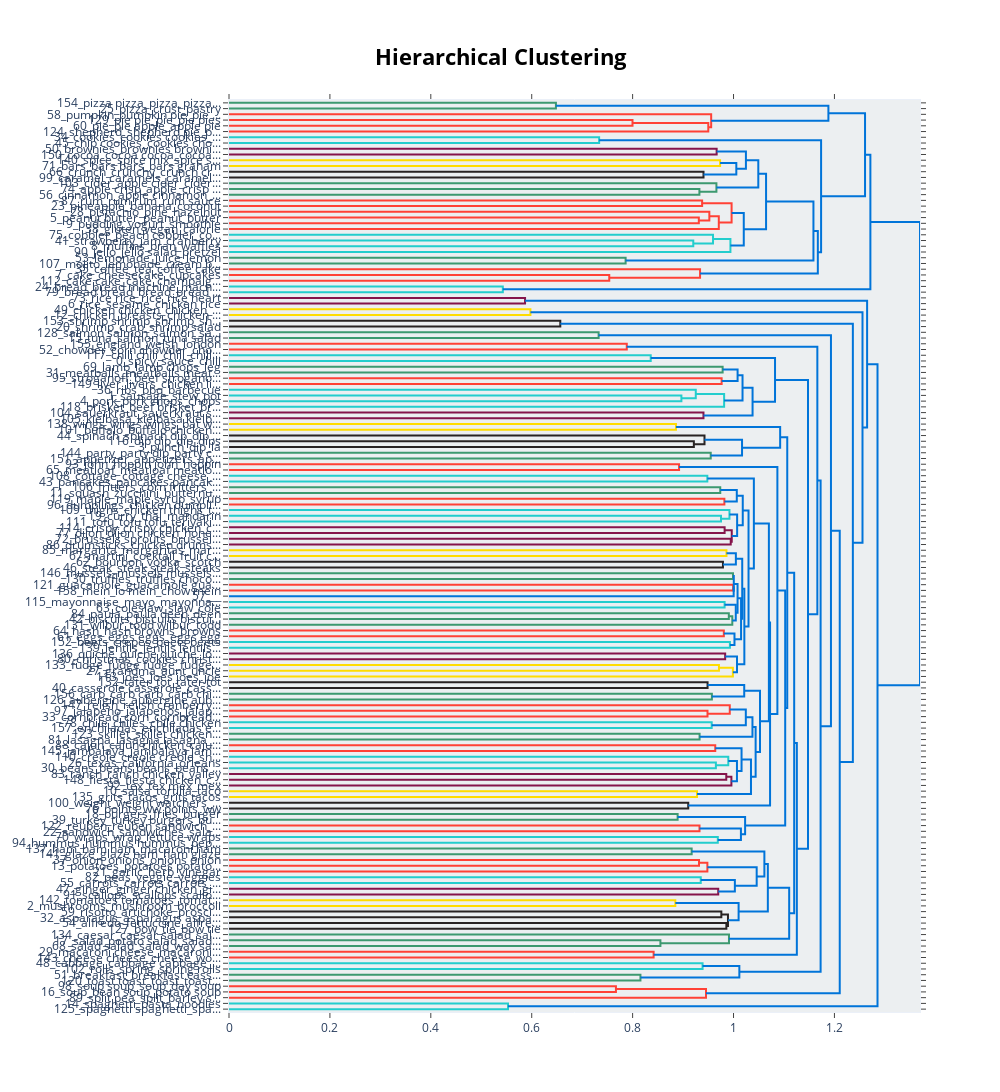

Source (notebook cell):
### Code cell
topic_model_test.visualize_hierarchy()

### Figure 1 — Plotly figure (JSON) as saved in the notebook; plotly's stock layout.template omitted (floating-point values rounded to 4 significant figures; data arrays with more than 128 entries replaced by an {"elided": "..."} marker saying what was removed)
{"data": [{"hoverinfo": "text", "marker": {"color": "rgb(61,153,112)"}, "mode": "lines", "type": "scatter", "x": [0, 0.648, 0.648, 0], "xaxis": "x", "y": [-5, -5, -15, -15], "yaxis": "y"}, {"hoverinfo": "text", "marker": {"color": "rgb(255,65,54)"}, "mode": "lines", "type": "scatter", "x": [0, 0.7998, 0.7998, 0], "xaxis": "x", "y": [-35, -35, -45, -45], "yaxis": "y"}, {"hoverinfo": "text", "marker": {"color": "rgb(255,65,54)"}, "mode": "lines", "type": "scatter", "x": [0.7998, 0.95, 0.95, 0], "xaxis": "x", "y": [-40, -40, -55, -55], "yaxis": "y"}, {"hoverinfo": "text", "marker": {"color": "rgb(255,65,54)"}, "mode": "lines", "type": "scatter", "x": [0, 0.9557, 0.9557, 0.95], "xaxis": "x", "y": [-25, -25, -47.5, -47.5], "yaxis": "y"}, {"hoverinfo": "text", "marker": {"color": "rgb(0,116,217)"}, "mode": "lines", "type": "scatter", "x": [0.648, 1.188, 1.188, 0.9557], "xaxis": "x", "y": [-10, -10, -36.25, -36.25], "yaxis": "y"}, {"hoverinfo": "text", "marker": {"color": "rgb(35,205,205)"}, "mode": "lines", "type": "scatter", "x": [0, 0.7336, 0.7336, 0], "xaxis": "x", "y": [-65, -65, -75, -75], "yaxis": "y"}, {"hoverinfo": "text", "marker": {"color": "rgb(133,20,75)"}, "mode": "lines", "type": "scatter", "x": [0, 0.9665, 0.9665, 0], "xaxis": "x", "y": [-85, -85, -95, -95], "yaxis": "y"}, {"hoverinfo": "text", "marker": {"color": "rgb(255,220,0)"}, "mode": "lines", "type": "scatter", "x": [0, 0.9734, 0.9734, 0], "xaxis": "x", "y": [-105, -105, -115, -115], "yaxis": "y"}, {"hoverinfo": "text", "marker": {"color": "rgb(40,35,35)"}, "mode": "lines", "type": "scatter", "x": [0, 0.9405, 0.9405, 0], "xaxis": "x", "y": [-125, -125, -135, -135], "yaxis": "y"}, {"hoverinfo": "text", "marker": {"color": "rgb(0,116,217)"}, "mode": "lines", "type": "scatter", "x": [0.9734, 1.006, 1.006, 0.9405], "xaxis": "x", "y": [-110, -110, -130, -130], "yaxis": "y"}, {"hoverinfo": "text", "marker": {"color": "rgb(0,116,217)"}, "mode": "lines", "type": "scatter", "x": [0.9665, 1.025, 1.025, 1.006], "xaxis": "x", "y": [-90, -90, -120, -120], "yaxis": "y"}, {"hoverinfo": "text", "marker": {"color": "rgb(61,153,112)"}, "mode": "lines", "type": "scatter", "x": [0, 0.9324, 0.9324, 0], "xaxis": "x", "y": [-155, -155, -165, -165], "yaxis": "y"}, {"hoverinfo": "text", "marker": {"color": "rgb(61,153,112)"}, "mode": "lines", "type": "scatter", "x": [0, 0.9661, 0.9661, 0.9324], "xaxis": "x", "y": [-145, -145, -160, -160], "yaxis": "y"}, {"hoverinfo": "text", "marker": {"color": "rgb(0,116,217)"}, "mode": "lines", "type": "scatter", "x": [1.025, 1.049, 1.049, 0.9661], "xaxis": "x", "y": [-105, -105, -152.5, -152.5], "yaxis": "y"}, {"hoverinfo": "text", "marker": {"color": "rgb(255,65,54)"}, "mode": "lines", "type": "scatter", "x": [0, 0.9378, 0.9378, 0], "xaxis": "x", "y": [-175, -175, -185, -185], "yaxis": "y"}, {"hoverinfo": "text", "marker": {"color": "rgb(255,65,54)"}, "mode": "lines", "type": "scatter", "x": [0, 0.9312, 0.9312, 0], "xaxis": "x", "y": [-205, -205, -215, -215], "yaxis": "y"}, {"hoverinfo": "text", "marker": {"color": "rgb(255,65,54)"}, "mode": "lines", "type": "scatter", "x": [0, 0.9521, 0.9521, 0.9312], "xaxis": "x", "y": [-195, -195, -210, -210], "yaxis": "y"}, {"hoverinfo": "text", "marker": {"color": "rgb(255,65,54)"}, "mode": "lines", "type": "scatter", "x": [0.9521, 0.9708, 0.9708, 0], "xaxis": "x", "y": [-202.5, -202.5, -225, -225], "yaxis": "y"}, {"hoverinfo": "text", "marker": {"color": "rgb(255,65,54)"}, "mode": "lines", "type": "scatter", "x": [0.9378, 0.9962, 0.9962, 0.9708], "xaxis": "x", "y": [-180, -180, -213.8, -213.8], "yaxis": "y"}, {"hoverinfo": "text", "marker": {"color": "rgb(35,205,205)"}, "mode": "lines", "type": "scatter", "x": [0, 0.9202, 0.9202, 0], "xaxis": "x", "y": [-245, -245, -255, -255], "yaxis": "y"}, {"hoverinfo": "text", "marker": {"color": "rgb(35,205,205)"}, "mode": "lines", "type": "scatter", "x": [0, 0.9594, 0.9594, 0.9202], "xaxis": "x", "y": [-235, -235, -250, -250], "yaxis": "y"}, {"hoverinfo": "text", "marker": {"color": "rgb(35,205,205)"}, "mode": "lines", "type": "scatter", "x": [0.9594, 0.9938, 0.9938, 0], "xaxis": "x", "y": [-242.5, -242.5, -265, -265], "yaxis": "y"}, {"hoverinfo": "text", "marker": {"color": "rgb(0,116,217)"}, "mode": "lines", "type": "scatter", "x": [0.9962, 1.02, 1.02, 0.9938], "xaxis": "x", "y": [-196.9, -196.9, -253.8, -253.8], "yaxis": "y"}, {"hoverinfo": "text", "marker": {"color": "rgb(0,116,217)"}, "mode": "lines", "type": "scatter", "x": [1.049, 1.065, 1.065, 1.02], "xaxis": "x", "y": [-128.8, -128.8, -225.3, -225.3], "yaxis": "y"}, {"hoverinfo": "text", "marker": {"color": "rgb(61,153,112)"}, "mode": "lines", "type": "scatter", "x": [0, 0.7861, 0.7861, 0], "xaxis": "x", "y": [-275, -275, -285, -285], "yaxis": "y"}, {"hoverinfo": "text", "marker": {"color": "rgb(0,116,217)"}, "mode": "lines", "type": "scatter", "x": [1.065, 1.158, 1.158, 0.7861], "xaxis": "x", "y": [-177.0, -177.0, -280, -280], "yaxis": "y"}, {"hoverinfo": "text", "marker": {"color": "rgb(255,65,54)"}, "mode": "lines", "type": "scatter", "x": [0, 0.7537, 0.7537, 0], "xaxis": "x", "y": [-305, -305, -315, -315], "yaxis": "y"}, {"hoverinfo": "text", "marker": {"color": "rgb(255,65,54)"}, "mode": "lines", "type": "scatter", "x": [0, 0.9337, 0.9337, 0.7537], "xaxis": "x", "y": [-295, -295, -310, -310], "yaxis": "y"}, {"hoverinfo": "text", "marker": {"color": "rgb(0,116,217)"}, "mode": "lines", "type": "scatter", "x": [1.158, 1.167, 1.167, 0.9337], "xaxis": "x", "y": [-228.5, -228.5, -302.5, -302.5], "yaxis": "y"}, {"hoverinfo": "text", "marker": {"color": "rgb(0,116,217)"}, "mode": "lines", "type": "scatter", "x": [0.7336, 1.174, 1.174, 1.167], "xaxis": "x", "y": [-70, -70, -265.5, -265.5], "yaxis": "y"}, {"hoverinfo": "text", "marker": {"color": "rgb(0,116,217)"}, "mode": "lines", "type": "scatter", "x": [1.188, 1.261, 1.261, 1.174], "xaxis": "x", "y": [-23.12, -23.12, -167.8, -167.8], "yaxis": "y"}, {"hoverinfo": "text", "marker": {"color": "rgb(35,205,205)"}, "mode": "lines", "type": "scatter", "x": [0, 0.5427, 0.5427, 0], "xaxis": "x", "y": [-325, -325, -335, -335], "yaxis": "y"}, {"hoverinfo": "text", "marker": {"color": "rgb(0,116,217)"}, "mode": "lines", "type": "scatter", "x": [1.261, 1.271, 1.271, 0.5427], "xaxis": "x", "y": [-95.44, -95.44, -330, -330], "yaxis": "y"}, {"hoverinfo": "text", "marker": {"color": "rgb(133,20,75)"}, "mode": "lines", "type": "scatter", "x": [0, 0.5868, 0.5868, 0], "xaxis": "x", "y": [-345, -345, -355, -355], "yaxis": "y"}, {"hoverinfo": "text", "marker": {"color": "rgb(255,220,0)"}, "mode": "lines", "type": "scatter", "x": [0, 0.5974, 0.5974, 0], "xaxis": "x", "y": [-365, -365, -375, -375], "yaxis": "y"}, {"hoverinfo": "text", "marker": {"color": "rgb(40,35,35)"}, "mode": "lines", "type": "scatter", "x": [0, 0.6567, 0.6567, 0], "xaxis": "x", "y": [-385, -385, -395, -395], "yaxis": "y"}, {"hoverinfo": "text", "marker": {"color": "rgb(61,153,112)"}, "mode": "lines", "type": "scatter", "x": [0, 0.7326, 0.7326, 0], "xaxis": "x", "y": [-405, -405, -415, -415], "yaxis": "y"}, {"hoverinfo": "text", "marker": {"color": "rgb(255,65,54)"}, "mode": "lines", "type": "scatter", "x": [0, 0.7884, 0.7884, 0], "xaxis": "x", "y": [-425, -425, -435, -435], "yaxis": "y"}, {"hoverinfo": "text", "marker": {"color": "rgb(35,205,205)"}, "mode": "lines", "type": "scatter", "x": [0, 0.8359, 0.8359, 0], "xaxis": "x", "y": [-445, -445, -455, -455], "yaxis": "y"}, {"hoverinfo": "text", "marker": {"color": "rgb(61,153,112)"}, "mode": "lines", "type": "scatter", "x": [0, 0.9784, 0.9784, 0], "xaxis": "x", "y": [-465, -465, -475, -475], "yaxis": "y"}, {"hoverinfo": "text", "marker": {"color": "rgb(255,65,54)"}, "mode": "lines", "type": "scatter", "x": [0, 0.9764, 0.9764, 0], "xaxis": "x", "y": [-485, -485, -495, -495], "yaxis": "y"}, {"hoverinfo": "text", "marker": {"color": "rgb(0,116,217)"}, "mode": "lines", "type": "scatter", "x": [0.9784, 1.008, 1.008, 0.9764], "xaxis": "x", "y": [-470, -470, -490, -490], "yaxis": "y"}, {"hoverinfo": "text", "marker": {"color": "rgb(35,205,205)"}, "mode": "lines", "type": "scatter", "x": [0, 0.8967, 0.8967, 0], "xaxis": "x", "y": [-515, -515, -525, -525], "yaxis": "y"}, {"hoverinfo": "text", "marker": {"color": "rgb(35,205,205)"}, "mode": "lines", "type": "scatter", "x": [0, 0.9252, 0.9252, 0.8967], "xaxis": "x", "y": [-505, -505, -520, -520], "yaxis": "y"}, {"hoverinfo": "text", "marker": {"color": "rgb(35,205,205)"}, "mode": "lines", "type": "scatter", "x": [0.9252, 0.9814, 0.9814, 0], "xaxis": "x", "y": [-512.5, -512.5, -535, -535], "yaxis": "y"}, {"hoverinfo": "text", "marker": {"color": "rgb(0,116,217)"}, "mode": "lines", "type": "scatter", "x": [1.008, 1.018, 1.018, 0.9814], "xaxis": "x", "y": [-480, -480, -523.8, -523.8], "yaxis": "y"}, {"hoverinfo": "text", "marker": {"color": "rgb(133,20,75)"}, "mode": "lines", "type": "scatter", "x": [0, 0.9405, 0.9405, 0], "xaxis": "x", "y": [-545, -545, -555, -555], "yaxis": "y"}, {"hoverinfo": "text", "marker": {"color": "rgb(0,116,217)"}, "mode": "lines", "type": "scatter", "x": [1.018, 1.038, 1.038, 0.9405], "xaxis": "x", "y": [-501.9, -501.9, -550, -550], "yaxis": "y"}, {"hoverinfo": "text", "marker": {"color": "rgb(0,116,217)"}, "mode": "lines", "type": "scatter", "x": [0.8359, 1.082, 1.082, 1.038], "xaxis": "x", "y": [-450, -450, -525.9, -525.9], "yaxis": "y"}, {"hoverinfo": "text", "marker": {"color": "rgb(255,220,0)"}, "mode": "lines", "type": "scatter", "x": [0, 0.8859, 0.8859, 0], "xaxis": "x", "y": [-565, -565, -575, -575], "yaxis": "y"}, {"hoverinfo": "text", "marker": {"color": "rgb(40,35,35)"}, "mode": "lines", "type": "scatter", "x": [0, 0.9214, 0.9214, 0], "xaxis": "x", "y": [-595, -595, -605, -605], "yaxis": "y"}, {"hoverinfo": "text", "marker": {"color": "rgb(40,35,35)"}, "mode": "lines", "type": "scatter", "x": [0, 0.9425, 0.9425, 0.9214], "xaxis": "x", "y": [-585, -585, -600, -600], "yaxis": "y"}, {"hoverinfo": "text", "marker": {"color": "rgb(61,153,112)"}, "mode": "lines", "type": "scatter", "x": [0, 0.9548, 0.9548, 0], "xaxis": "x", "y": [-615, -615, -625, -625], "yaxis": "y"}, {"hoverinfo": "text", "marker": {"color": "rgb(0,116,217)"}, "mode": "lines", "type": "scatter", "x": [0.9425, 1.017, 1.017, 0.9548], "xaxis": "x", "y": [-592.5, -592.5, -620, -620], "yaxis": "y"}, {"hoverinfo": "text", "marker": {"color": "rgb(0,116,217)"}, "mode": "lines", "type": "scatter", "x": [0.8859, 1.092, 1.092, 1.017], "xaxis": "x", "y": [-570, -570, -606.2, -606.2], "yaxis": "y"}, {"hoverinfo": "text", "marker": {"color": "rgb(255,65,54)"}, "mode": "lines", "type": "scatter", "x": [0, 0.8921, 0.8921, 0], "xaxis": "x", "y": [-635, -635, -645, -645], "yaxis": "y"}, {"hoverinfo": "text", "marker": {"color": "rgb(35,205,205)"}, "mode": "lines", "type": "scatter", "x": [0, 0.9481, 0.9481, 0], "xaxis": "x", "y": [-655, -655, -665, -665], "yaxis": "y"}, {"hoverinfo": "text", "marker": {"color": "rgb(61,153,112)"}, "mode": "lines", "type": "scatter", "x": [0, 0.9737, 0.9737, 0], "xaxis": "x", "y": [-675, -675, -685, -685], "yaxis": "y"}, {"hoverinfo": "text", "marker": {"color": "rgb(255,65,54)"}, "mode": "lines", "type": "scatter", "x": [0, 0.9819, 0.9819, 0], "xaxis": "x", "y": [-695, -695, -705, -705], "yaxis": "y"}, {"hoverinfo": "text", "marker": {"color": "rgb(0,116,217)"}, "mode": "lines", "type": "scatter", "x": [0.9737, 1.006, 1.006, 0.9819], "xaxis": "x", "y": [-680, -680, -700, -700], "yaxis": "y"}, {"hoverinfo": "text", "marker": {"color": "rgb(35,205,205)"}, "mode": "lines", "type": "scatter", "x": [0, 0.9752, 0.9752, 0], "xaxis": "x", "y": [-725, -725, -735, -735], "yaxis": "y"}, {"hoverinfo": "text", "marker": {"color": "rgb(35,205,205)"}, "mode": "lines", "type": "scatter", "x": [0, 0.9919, 0.9919, 0.9752], "xaxis": "x", "y": [-715, -715, -730, -730], "yaxis": "y"}, {"hoverinfo": "text", "marker": {"color": "rgb(133,20,75)"}, "mode": "lines", "type": "scatter", "x": [0, 0.9824, 0.9824, 0], "xaxis": "x", "y": [-745, -745, -755, -755], "yaxis": "y"}, {"hoverinfo": "text", "marker": {"color": "rgb(133,20,75)"}, "mode": "lines", "type": "scatter", "x": [0, 0.9945, 0.9945, 0], "xaxis": "x", "y": [-765, -765, -775, -775], "yaxis": "y"}, {"hoverinfo": "text", "marker": {"color": "rgb(133,20,75)"}, "mode": "lines", "type": "scatter", "x": [0.9824, 0.9965, 0.9965, 0.9945], "xaxis": "x", "y": [-750, -750, -770, -770], "yaxis": "y"}, {"hoverinfo": "text", "marker": {"color": "rgb(0,116,217)"}, "mode": "lines", "type": "scatter", "x": [0.9919, 1.007, 1.007, 0.9965], "xaxis": "x", "y": [-722.5, -722.5, -760, -760], "yaxis": "y"}, {"hoverinfo": "text", "marker": {"color": "rgb(0,116,217)"}, "mode": "lines", "type": "scatter", "x": [1.006, 1.018, 1.018, 1.007], "xaxis": "x", "y": [-690, -690, -741.2, -741.2], "yaxis": "y"}, {"hoverinfo": "text", "marker": {"color": "rgb(255,220,0)"}, "mode": "lines", "type": "scatter", "x": [0, 0.986, 0.986, 0], "xaxis": "x", "y": [-785, -785, -795, -795], "yaxis": "y"}, {"hoverinfo": "text", "marker": {"color": "rgb(40,35,35)"}, "mode": "lines", "type": "scatter", "x": [0, 0.979, 0.979, 0], "xaxis": "x", "y": [-805, -805, -815, -815], "yaxis": "y"}, {"hoverinfo": "text", "marker": {"color": "rgb(0,116,217)"}, "mode": "lines", "type": "scatter", "x": [0.986, 1.005, 1.005, 0.979], "xaxis": "x", "y": [-790, -790, -810, -810], "yaxis": "y"}, {"hoverinfo": "text", "marker": {"color": "rgb(61,153,112)"}, "mode": "lines", "type": "scatter", "x": [0, 0.9989, 0.9989, 0], "xaxis": "x", "y": [-825, -825, -835, -835], "yaxis": "y"}, {"hoverinfo": "text", "marker": {"color": "rgb(255,65,54)"}, "mode": "lines", "type": "scatter", "x": [0, 0.9991, 0.9991, 0], "xaxis": "x", "y": [-845, -845, -855, -855], "yaxis": "y"}, {"hoverinfo": "text", "marker": {"color": "rgb(0,116,217)"}, "mode": "lines", "type": "scatter", "x": [0.9991, 1.0, 1.0, 0], "xaxis": "x", "y": [-850, -850, -865, -865], "yaxis": "y"}, {"hoverinfo": "text", "marker": {"color": "rgb(0,116,217)"}, "mode": "lines", "type": "scatter", "x": [0.9989, 1.001, 1.001, 1.0], "xaxis": "x", "y": [-830, -830, -857.5, -857.5], "yaxis": "y"}, {"hoverinfo": "text", "marker": {"color": "rgb(35,205,205)"}, "mode": "lines", "type": "scatter", "x": [0, 0.9823, 0.9823, 0], "xaxis": "x", "y": [-875, -875, -885, -885], "yaxis": "y"}, {"hoverinfo": "text", "marker": {"color": "rgb(61,153,112)"}, "mode": "lines", "type": "scatter", "x": [0, 0.9907, 0.9907, 0], "xaxis": "x", "y": [-895, -895, -905, -905], "yaxis": "y"}, {"hoverinfo": "text", "marker": {"color": "rgb(61,153,112)"}, "mode": "lines", "type": "scatter", "x": [0.9907, 0.9976, 0.9976, 0], "xaxis": "x", "y": [-900, -900, -915, -915], "yaxis": "y"}, {"hoverinfo": "text", "marker": {"color": "rgb(0,116,217)"}, "mode": "lines", "type": "scatter", "x": [0.9823, 1.004, 1.004, 0.9976], "xaxis": "x", "y": [-880, -880, -907.5, -907.5], "yaxis": "y"}, {"hoverinfo": "text", "marker": {"color": "rgb(0,116,217)"}, "mode": "lines", "type": "scatter", "x": [1.001, 1.008, 1.008, 1.004], "xaxis": "x", "y": [-843.8, -843.8, -893.8, -893.8], "yaxis": "y"}, {"hoverinfo": "text", "marker": {"color": "rgb(255,65,54)"}, "mode": "lines", "type": "scatter", "x": [0, 0.9808, 0.9808, 0], "xaxis": "x", "y": [-925, -925, -935, -935], "yaxis": "y"}, {"hoverinfo": "text", "marker": {"color": "rgb(35,205,205)"}, "mode": "lines", "type": "scatter", "x": [0, 0.9928, 0.9928, 0], "xaxis": "x", "y": [-945, -945, -955, -955], "yaxis": "y"}, {"hoverinfo": "text", "marker": {"color": "rgb(0,116,217)"}, "mode": "lines", "type": "scatter", "x": [0.9808, 1.002, 1.002, 0.9928], "xaxis": "x", "y": [-930, -930, -950, -950], "yaxis": "y"}, {"hoverinfo": "text", "marker": {"color": "rgb(0,116,217)"}, "mode": "lines", "type": "scatter", "x": [1.008, 1.015, 1.015, 1.002], "xaxis": "x", "y": [-868.8, -868.8, -940, -940], "yaxis": "y"}, {"hoverinfo": "text", "marker": {"color": "rgb(0,116,217)"}, "mode": "lines", "type": "scatter", "x": [1.005, 1.017, 1.017, 1.015], "xaxis": "x", "y": [-800, -800, -904.4, -904.4], "yaxis": "y"}, {"hoverinfo": "text", "marker": {"color": "rgb(133,20,75)"}, "mode": "lines", "type": "scatter", "x": [0, 0.9834, 0.9834, 0], "xaxis": "x", "y": [-965, -965, -975, -975], "yaxis": "y"}, {"hoverinfo": "text", "marker": {"color": "rgb(255,220,0)"}, "mode": "lines", "type": "scatter", "x": [0, 0.9711, 0.9711, 0], "xaxis": "x", "y": [-985, -985, -995, -995], "yaxis": "y"}, {"hoverinfo": "text", "marker": {"color": "rgb(255,220,0)"}, "mode": "lines", "type": "scatter", "x": [0.9711, 0.9987, 0.9987, 0], "xaxis": "x", "y": [-990, -990, -1005, -1005], "yaxis": "y"}, {"hoverinfo": "text", "marker": {"color": "rgb(0,116,217)"}, "mode": "lines", "type": "scatter", "x": [0.9834, 1.007, 1.007, 0.9987], "xaxis": "x", "y": [-970, -970, -997.5, -997.5], "yaxis": "y"}, {"hoverinfo": "text", "marker": {"color": "rgb(0,116,217)"}, "mode": "lines", "type": "scatter", "x": [1.017, 1.021, 1.021, 1.007], "xaxis": "x", "y": [-852.2, -852.2, -983.8, -983.8], "yaxis": "y"}, {"hoverinfo": "text", "marker": {"color": "rgb(0,116,217)"}, "mode": "lines", "type": "scatter", "x": [1.018, 1.03, 1.03, 1.021], "xaxis": "x", "y": [-715.6, -715.6, -918.0, -918.0], "yaxis": "y"}, {"hoverinfo": "text", "marker": {"color": "rgb(0,116,217)"}, "mode": "lines", "type": "scatter", "x": [0.9481, 1.04, 1.04, 1.03], "xaxis": "x", "y": [-660, -660, -816.8, -816.8], "yaxis": "y"}, {"hoverinfo": "text", "marker": {"color": "rgb(40,35,35)"}, "mode": "lines", "type": "scatter", "x": [0, 0.9485, 0.9485, 0], "xaxis": "x", "y": [-1015, -1015, -1025, -1025], "yaxis": "y"}, {"hoverinfo": "text", "marker": {"color": "rgb(61,153,112)"}, "mode": "lines", "type": "scatter", "x": [0, 0.9571, 0.9571, 0], "xaxis": "x", "y": [-1035, -1035, -1045, -1045], "yaxis": "y"}, {"hoverinfo": "text", "marker": {"color": "rgb(0,116,217)"}, "mode": "lines", "type": "scatter", "x": [0.9485, 1.021, 1.021, 0.9571], "xaxis": "x", "y": [-1020, -1020, -1040, -1040], "yaxis": "y"}, {"hoverinfo": "text", "marker": {"color": "rgb(255,65,54)"}, "mode": "lines", "type": "scatter", "x": [0, 0.9484, 0.9484, 0], "xaxis": "x", "y": [-1065, -1065, -1075, -1075], "yaxis": "y"}, {"hoverinfo": "text", "marker": {"color": "rgb(255,65,54)"}, "mode": "lines", "type": "scatter", "x": [0, 0.9926, 0.9926, 0.9484], "xaxis": "x", "y": [-1055, -1055, -1070, -1070], "yaxis": "y"}, {"hoverinfo": "text", "marker": {"color": "rgb(35,205,205)"}, "mode": "lines", "type": "scatter", "x": [0, 0.9567, 0.9567, 0], "xaxis": "x", "y": [-1085, -1085, -1095, -1095], "yaxis": "y"}, {"hoverinfo": "text", "marker": {"color": "rgb(0,116,217)"}, "mode": "lines", "type": "scatter", "x": [0.9926, 1.024, 1.024, 0.9567], "xaxis": "x", "y": [-1062.0, -1062.0, -1090, -1090], "yaxis": "y"}, {"hoverinfo": "text", "marker": {"color": "rgb(61,153,112)"}, "mode": "lines", "type": "scatter", "x": [0, 0.9327, 0.9327, 0], "xaxis": "x", "y": [-1105, -1105, -1115, -1115], "yaxis": "y"}, {"hoverinfo": "text", "marker": {"color": "rgb(0,116,217)"}, "mode": "lines", "type": "scatter", "x": [1.024, 1.038, 1.038, 0.9327], "xaxis": "x", "y": [-1076.0, -1076.0, -1110, -1110], "yaxis": "y"}, {"hoverinfo": "text", "marker": {"color": "rgb(255,65,54)"}, "mode": "lines", "type": "scatter", "x": [0, 0.9638, 0.9638, 0], "xaxis": "x", "y": [-1125, -1125, -1135, -1135], "yaxis": "y"}, {"hoverinfo": "text", "marker": {"color": "rgb(35,205,205)"}, "mode": "lines", "type": "scatter", "x": [0, 0.965, 0.965, 0], "xaxis": "x", "y": [-1155, -1155, -1165, -1165], "yaxis": "y"}, {"hoverinfo": "text", "marker": {"color": "rgb(35,205,205)"}, "mode": "lines", "type": "scatter", "x": [0, 0.9896, 0.9896, 0.965], "xaxis": "x", "y": [-1145, -1145, -1160, -1160], "yaxis": "y"}, {"hoverinfo": "text", "marker": {"color": "rgb(133,20,75)"}, "mode": "lines", "type": "scatter", "x": [0, 0.9856, 0.9856, 0], "xaxis": "x", "y": [-1175, -1175, -1185, -1185], "yaxis": "y"}, {"hoverinfo": "text", "marker": {"color": "rgb(133,20,75)"}, "mode": "lines", "type": "scatter", "x": [0.9856, 0.9958, 0.9958, 0], "xaxis": "x", "y": [-1180, -1180, -1195, -1195], "yaxis": "y"}, {"hoverinfo": "text", "marker": {"color": "rgb(0,116,217)"}, "mode": "lines", "type": "scatter", "x": [0.9896, 1.007, 1.007, 0.9958], "xaxis": "x", "y": [-1152.0, -1152.0, -1188.0, -1188.0], "yaxis": "y"}, {"hoverinfo": "text", "marker": {"color": "rgb(0,116,217)"}, "mode": "lines", "type": "scatter", "x": [0.9638, 1.016, 1.016, 1.007], "xaxis": "x", "y": [-1130, -1130, -1170, -1170], "yaxis": "y"}, {"hoverinfo": "text", "marker": {"color": "rgb(255,220,0)"}, "mode": "lines", "type": "scatter", "x": [0, 0.9277, 0.9277, 0], "xaxis": "x", "y": [-1205, -1205, -1215, -1215], "yaxis": "y"}, {"hoverinfo": "text", "marker": {"color": "rgb(0,116,217)"}, "mode": "lines", "type": "scatter", "x": [1.016, 1.035, 1.035, 0.9277], "xaxis": "x", "y": [-1150, -1150, -1210, -1210], "yaxis": "y"}, {"hoverinfo": "text", "marker": {"color": "rgb(0,116,217)"}, "mode": "lines", "type": "scatter", "x": [1.038, 1.044, 1.044, 1.035], "xaxis": "x", "y": [-1093.0, -1093.0, -1180, -1180], "yaxis": "y"}, {"hoverinfo": "text", "marker": {"color": "rgb(0,116,217)"}, "mode": "lines", "type": "scatter", "x": [1.021, 1.052, 1.052, 1.044], "xaxis": "x", "y": [-1030, -1030, -1137.0, -1137.0], "yaxis": "y"}, {"hoverinfo": "text", "marker": {"color": "rgb(0,116,217)"}, "mode": "lines", "type": "scatter", "x": [1.04, 1.07, 1.07, 1.052], "xaxis": "x", "y": [-738.4, -738.4, -1083.0, -1083.0], "yaxis": "y"}, {"hoverinfo": "text", "marker": {"color": "rgb(40,35,35)"}, "mode": "lines", "type": "scatter", "x": [0, 0.9102, 0.9102, 0], "xaxis": "x", "y": [-1225, -1225, -1235, -1235], "yaxis": "y"}, {"hoverinfo": "text", "marker": {"color": "rgb(0,116,217)"}, "mode": "lines", "type": "scatter", "x": [1.07, 1.072, 1.072, 0.9102], "xaxis": "x", "y": [-910.8, -910.8, -1230, -1230], "yaxis": "y"}, {"hoverinfo": "text", "marker": {"color": "rgb(0,116,217)"}, "mode": "lines", "type": "scatter", "x": [0.8921, 1.087, 1.087, 1.072], "xaxis": "x", "y": [-640, -640, -1070.0, -1070.0], "yaxis": "y"}, {"hoverinfo": "text", "marker": {"color": "rgb(61,153,112)"}, "mode": "lines", "type": "scatter", "x": [0, 0.8892, 0.8892, 0], "xaxis": "x", "y": [-1245, -1245, -1255, -1255], "yaxis": "y"}, {"hoverinfo": "text", "marker": {"color": "rgb(255,65,54)"}, "mode": "lines", "type": "scatter", "x": [0, 0.9326, 0.9326, 0], "xaxis": "x", "y": [-1265, -1265, -1275, -1275], "yaxis": "y"}, {"hoverinfo": "text", "marker": {"color": "rgb(35,205,205)"}, "mode": "lines", "type": "scatter", "x": [0, 0.9689, 0.9689, 0], "xaxis": "x", "y": [-1285, -1285, -1295, -1295], "yaxis": "y"}, {"hoverinfo": "text", "marker": {"color": "rgb(0,116,217)"}, "mode": "lines", "type": "scatter", "x": [0.9326, 1.015, 1.015, 0.9689], "xaxis": "x", "y": [-1270, -1270, -1290, -1290], "yaxis": "y"}, {"hoverinfo": "text", "marker": {"color": "rgb(0,116,217)"}, "mode": "lines", "type": "scatter", "x": [0.8892, 1.023, 1.023, 1.015], "xaxis": "x", "y": [-1250, -1250, -1280, -1280], "yaxis": "y"}, {"hoverinfo": "text", "marker": {"color": "rgb(0,116,217)"}, "mode": "lines", "type": "scatter", "x": [1.087, 1.102, 1.102, 1.023], "xaxis": "x", "y": [-855.2, -855.2, -1265, -1265], "yaxis": "y"}, {"hoverinfo": "text", "marker": {"color": "rgb(0,116,217)"}, "mode": "lines", "type": "scatter", "x": [1.092, 1.106, 1.106, 1.102], "xaxis": "x", "y": [-588.1, -588.1, -1060.0, -1060.0], "yaxis": "y"}, {"hoverinfo": "text", "marker": {"color": "rgb(61,153,112)"}, "mode": "lines", "type": "scatter", "x": [0, 0.917, 0.917, 0], "xaxis": "x", "y": [-1305, -1305, -1315, -1315], "yaxis": "y"}, {"hoverinfo": "text", "marker": {"color": "rgb(255,65,54)"}, "mode": "lines", "type": "scatter", "x": [0, 0.9316, 0.9316, 0], "xaxis": "x", "y": [-1325, -1325, -1335, -1335], "yaxis": "y"}, {"hoverinfo": "text", "marker": {"color": "rgb(255,65,54)"}, "mode": "lines", "type": "scatter", "x": [0.9316, 0.9482, 0.9482, 0], "xaxis": "x", "y": [-1330, -1330, -1345, -1345], "yaxis": "y"}, {"hoverinfo": "text", "marker": {"color": "rgb(35,205,205)"}, "mode": "lines", "type": "scatter", "x": [0, 0.935, 0.935, 0], "xaxis": "x", "y": [-1355, -1355, -1365, -1365], "yaxis": "y"}, {"hoverinfo": "text", "marker": {"color": "rgb(133,20,75)"}, "mode": "lines", "type": "scatter", "x": [0, 0.9697, 0.9697, 0], "xaxis": "x", "y": [-1375, -1375, -1385, -1385], "yaxis": "y"}, {"hoverinfo": "text", "marker": {"color": "rgb(0,116,217)"}, "mode": "lines", "type": "scatter", "x": [0.935, 1.003, 1.003, 0.9697], "xaxis": "x", "y": [-1360, -1360, -1380, -1380], "yaxis": "y"}, {"hoverinfo": "text", "marker": {"color": "rgb(0,116,217)"}, "mode": "lines", "type": "scatter", "x": [0.9482, 1.046, 1.046, 1.003], "xaxis": "x", "y": [-1338.0, -1338.0, -1370, -1370], "yaxis": "y"}, {"hoverinfo": "text", "marker": {"color": "rgb(0,116,217)"}, "mode": "lines", "type": "scatter", "x": [0.917, 1.061, 1.061, 1.046], "xaxis": "x", "y": [-1310, -1310, -1354.0, -1354.0], "yaxis": "y"}, {"hoverinfo": "text", "marker": {"color": "rgb(255,220,0)"}, "mode": "lines", "type": "scatter", "x": [0, 0.8847, 0.8847, 0], "xaxis": "x", "y": [-1395, -1395, -1405, -1405], "yaxis": "y"}, {"hoverinfo": "text", "marker": {"color": "rgb(40,35,35)"}, "mode": "lines", "type": "scatter", "x": [0, 0.9758, 0.9758, 0], "xaxis": "x", "y": [-1415, -1415, -1425, -1425], "yaxis": "y"}, {"hoverinfo": "text", "marker": {"color": "rgb(40,35,35)"}, "mode": "lines", "type": "scatter", "x": [0, 0.9858, 0.9858, 0], "xaxis": "x", "y": [-1435, -1435, -1445, -1445], "yaxis": "y"}, {"hoverinfo": "text", "marker": {"color": "rgb(40,35,35)"}, "mode": "lines", "type": "scatter", "x": [0.9758, 0.989, 0.989, 0.9858], "xaxis": "x", "y": [-1420, -1420, -1440, -1440], "yaxis": "y"}, {"hoverinfo": "text", "marker": {"color": "rgb(0,116,217)"}, "mode": "lines", "type": "scatter", "x": [0.8847, 1.01, 1.01, 0.989], "xaxis": "x", "y": [-1400, -1400, -1430, -1430], "yaxis": "y"}, {"hoverinfo": "text", "marker": {"color": "rgb(0,116,217)"}, "mode": "lines", "type": "scatter", "x": [1.061, 1.068, 1.068, 1.01], "xaxis": "x", "y": [-1332.0, -1332.0, -1415, -1415], "yaxis": "y"}, {"hoverinfo": "text", "marker": {"color": "rgb(61,153,112)"}, "mode": "lines", "type": "scatter", "x": [0, 0.8551, 0.8551, 0], "xaxis": "x", "y": [-1465, -1465, -1475, -1475], "yaxis": "y"}, {"hoverinfo": "text", "marker": {"color": "rgb(61,153,112)"}, "mode": "lines", "type": "scatter", "x": [0, 0.991, 0.991, 0.8551], "xaxis": "x", "y": [-1455, -1455, -1470, -1470], "yaxis": "y"}, {"hoverinfo": "text", "marker": {"color": "rgb(0,116,217)"}, "mode": "lines", "type": "scatter", "x": [1.068, 1.11, 1.11, 0.991], "xaxis": "x", "y": [-1373.0, -1373.0, -1462.0, -1462.0], "yaxis": "y"}, {"hoverinfo": "text", "marker": {"color": "rgb(0,116,217)"}, "mode": "lines", "type": "scatter", "x": [1.106, 1.12, 1.12, 1.11], "xaxis": "x", "y": [-824.1, -824.1, -1418.0, -1418.0], "yaxis": "y"}, {"hoverinfo": "text", "marker": {"color": "rgb(255,65,54)"}, "mode": "lines", "type": "scatter", "x": [0, 0.8416, 0.8416, 0], "xaxis": "x", "y": [-1485, -1485, -1495, -1495], "yaxis": "y"}, {"hoverinfo": "text", "marker": {"color": "rgb(0,116,217)"}, "mode": "lines", "type": "scatter", "x": [1.12, 1.125, 1.125, 0.8416], "xaxis": "x", "y": [-1121.0, -1121.0, -1490, -1490], "yaxis": "y"}, {"hoverinfo": "text", "marker": {"color": "rgb(0,116,217)"}, "mode": "lines", "type": "scatter", "x": [1.082, 1.148, 1.148, 1.125], "xaxis": "x", "y": [-488.0, -488.0, -1306.0, -1306.0], "yaxis": "y"}, {"hoverinfo": "text", "marker": {"color": "rgb(0,116,217)"}, "mode": "lines", "type": "scatter", "x": [0.7884, 1.166, 1.166, 1.148], "xaxis": "x", "y": [-430, -430, -896.7, -896.7], "yaxis": "y"}, {"hoverinfo": "text", "marker": {"color": "rgb(35,205,205)"}, "mode": "lines", "type": "scatter", "x": [0, 0.9386, 0.9386, 0], "xaxis": "x", "y": [-1505, -1505, -1515, -1515], "yaxis": "y"}, {"hoverinfo": "text", "marker": {"color": "rgb(61,153,112)"}, "mode": "lines", "type": "scatter", "x": [0, 0.8155, 0.8155, 0], "xaxis": "x", "y": [-1525, -1525, -1535, -1535], "yaxis": "y"}, {"hoverinfo": "text", "marker": {"color": "rgb(0,116,217)"}, "mode": "lines", "type": "scatter", "x": [0.9386, 1.012, 1.012, 0.8155], "xaxis": "x", "y": [-1510, -1510, -1530, -1530], "yaxis": "y"}, {"hoverinfo": "text", "marker": {"color": "rgb(0,116,217)"}, "mode": "lines", "type": "scatter", "x": [1.166, 1.173, 1.173, 1.012], "xaxis": "x", "y": [-663.4, -663.4, -1520, -1520], "yaxis": "y"}, {"hoverinfo": "text", "marker": {"color": "rgb(0,116,217)"}, "mode": "lines", "type": "scatter", "x": [0.7326, 1.193, 1.193, 1.173], "xaxis": "x", "y": [-410, -410, -1092.0, -1092.0], "yaxis": "y"}, {"hoverinfo": "text", "marker": {"color": "rgb(255,65,54)"}, "mode": "lines", "type": "scatter", "x": [0, 0.7669, 0.7669, 0], "xaxis": "x", "y": [-1545, -1545, -1555, -1555], "yaxis": "y"}, {"hoverinfo": "text", "marker": {"color": "rgb(255,65,54)"}, "mode": "lines", "type": "scatter", "x": [0.7669, 0.9454, 0.9454, 0], "xaxis": "x", "y": [-1550, -1550, -1565, -1565], "yaxis": "y"}, {"hoverinfo": "text", "marker": {"color": "rgb(0,116,217)"}, "mode": "lines", "type": "scatter", "x": [1.193, 1.211, 1.211, 0.9454], "xaxis": "x", "y": [-750.8, -750.8, -1558.0, -1558.0], "yaxis": "y"}, {"hoverinfo": "text", "marker": {"color": "rgb(0,116,217)"}, "mode": "lines", "type": "scatter", "x": [0.6567, 1.237, 1.237, 1.211], "xaxis": "x", "y": [-390, -390, -1154.0, -1154.0], "yaxis": "y"}, {"hoverinfo": "text", "marker": {"color": "rgb(0,116,217)"}, "mode": "lines", "type": "scatter", "x": [0.5974, 1.256, 1.256, 1.237], "xaxis": "x", "y": [-370, -370, -772.1, -772.1], "yaxis": "y"}, {"hoverinfo": "text", "marker": {"color": "rgb(0,116,217)"}, "mode": "lines", "type": "scatter", "x": [0.5868, 1.265, 1.265, 1.256], "xaxis": "x", "y": [-350, -350, -571.0, -571.0], "yaxis": "y"}, {"hoverinfo": "text", "marker": {"color": "rgb(35,205,205)"}, "mode": "lines", "type": "scatter", "x": [0, 0.553, 0.553, 0], "xaxis": "x", "y": [-1575, -1575, -1585, -1585], "yaxis": "y"}, {"hoverinfo": "text", "marker": {"color": "rgb(0,116,217)"}, "mode": "lines", "type": "scatter", "x": [1.265, 1.285, 1.285, 0.553], "xaxis": "x", "y": [-460.5, -460.5, -1580, -1580], "yaxis": "y"}, {"hoverinfo": "text", "marker": {"color": "rgb(0,116,217)"}, "mode": "lines", "type": "scatter", "x": [1.271, 1.37, 1.37, 1.285], "xaxis": "x", "y": [-212.7, -212.7, -1020.0, -1020.0], "yaxis": "y"}], "layout": {"autosize": false, "height": 2585, "hoverlabel": {"bgcolor": "white", "font": {"family": "Rockwell", "size": 16}}, "hovermode": "closest", "plot_bgcolor": "#ECEFF1", "showlegend": false, "title": {"font": {"color": "Black", "size": 22}, "text": "<b>Hierarchical Clustering</b>", "x": 0.5, "xanchor": "center", "yanchor": "top"}, "width": 1000, "xaxis": {"mirror": "allticks", "rangemode": "tozero", "showgrid": false, "showline": true, "showticklabels": true, "ticks": "outside", "type": "linear", "zeroline": false}, "yaxis": {"mirror": "allticks", "range": [-1590, 0], "rangemode": "tozero", "showgrid": false, "showline": true, "showticklabels": true, "tickmode": "array", "ticks": "outside", "ticktext": {"elided": "159 str values"}, "tickvals": {"elided": "159 int values"}, "type": "linear", "zeroline": false}}}
